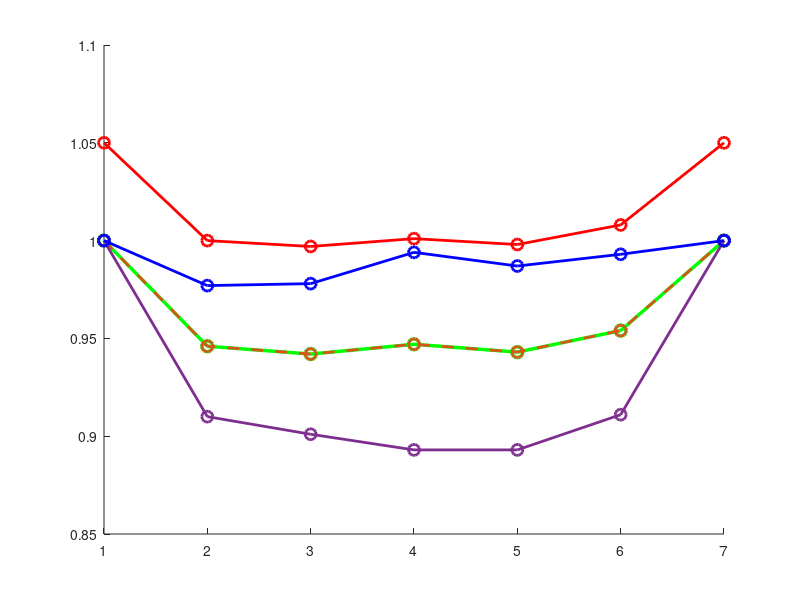

Write MATLAB code to recreate this figure. (Note: this script raises an error after producing the figure.)
%% Voltage Magnitude - High Visibility Version
bus = 1:7;
V_base       = [1.00 0.946 0.942 0.947 0.943 0.954 1.00];
V_redispatch = [1.00 0.946 0.942 0.947 0.943 0.954 1.00];
V_vset       = [1.05 1.000 0.997 1.001 0.998 1.008 1.05];
V_reactor    = [1.00 0.910 0.901 0.893 0.893 0.911 1.00];
V_cap        = [1.00 0.977 0.978 0.994 0.987 0.993 1.00];

% 1. Create figure with white background
fig1 = figure('Color', 'w'); 
hold on;

% 2. Plot with thick lines and distinct markers for high visibility
plot(bus, V_base,       '-o',  'Color', 'g', 'LineWidth', 2.5, 'MarkerSize', 8); 
plot(bus, V_redispatch, '--o', 'Color', [0.85 0.33 0.1], 'LineWidth', 2, 'MarkerSize', 8);
plot(bus, V_vset,       '-o',  'Color', 'r', 'LineWidth', 2, 'MarkerSize', 8);
plot(bus, V_reactor,    '-o',  'Color', [0.49 0.18 0.56], 'LineWidth', 2, 'MarkerSize', 8); % Purple
plot(bus, V_cap,        '-o',  'Color', 'b', 'LineWidth', 2, 'MarkerSize', 8);

% 3. Operational Limit Lines (Black Dashed)
yline(0.95, '--k', 'LineWidth', 1.5); 
yline(1.05, '--k', 'LineWidth', 1.5);

% 4. Axis Formatting (Large, Bold, and Black)
ax = gca;
ax.FontSize = 14;          % Larger axis numbers
ax.FontWeight = 'bold';    % Bold axis numbers
ax.XColor = 'k';           % Black axes
ax.YColor = 'k';
ax.LineWidth = 1.5;        % Thicker axis box
grid on;
ax.GridAlpha = 0.4;        % Subtle grid for clarity

% 5. Labels and Scaling
xlabel('Bus Number', 'FontSize', 16, 'FontWeight', 'bold', 'Color', 'k');
ylabel('Voltage Magnitude (p.u.)', 'FontSize', 16, 'FontWeight', 'bold', 'Color', 'k');
ylim([0.88 1.06]);
xticks(1:7);               % Ensure every bus number is labeled

% 6. Professional Legend
lgd = legend('Base','Redispatch','V-set','Reactor','Capacitor','Location','best');
lgd.FontSize = 12;
lgd.BackgroundColor = 'w';
lgd.EdgeColor = 'k';
lgd.TextColor = 'k';

% 7. Export as Vector PDF
exportgraphics(gcf, 'voltage_profile.pdf', 'ContentType', 'vector');
%% Plotting Generator Loading - High Visibility Version
generators = [1 7]; 

% Rows represent generators, Columns represent scenarios
% Data: [Base, Redispatch, V-set, Capacitor, Reactor]
data = [
    90.68, 98.81, 89.35, 116.97, 74.82;  % Generator 1
    102.98, 98.37, 101.87, 129.87, 90.70 % Generator 7
];

% 1. Create figure with white background
fig2 = figure('Color', 'w'); 
hBar = bar(generators, data);

% 2. Configure Axes (Font size, Weight, and Color)
ax = gca;
ax.Color = 'w';            % Inner background white
ax.XColor = 'k';            % Black X-axis
ax.YColor = 'k';            % Black Y-axis
ax.FontSize = 14;           % Large numbers on axes
ax.FontWeight = 'bold';     % Bold axis numbers
ax.LineWidth = 1.5;         % Thicker axis lines
grid on
ax.GridColor = [0.8 0.8 0.8];
ax.GridAlpha = 0.5;

% 3. Add the 100% Loading Limit Line (Red Dashed)
hold on
yline(100, '--r', 'LineWidth', 2.5); 

% 4. Labels and Title with Larger Bold Fonts
xlabel('Generator Number', 'FontSize', 16, 'FontWeight', 'bold', 'Color', 'k')
ylabel('Generator Loading (%)', 'FontSize', 16, 'FontWeight', 'bold', 'Color', 'k')
title('Generator Loading Comparison by Scenario', 'FontSize', 18, 'FontWeight', 'bold', 'Color', 'k')

% 5. Professional Legend (Outside, white bg, black text)
lgd = legend('Base', 'Redispatch', 'V-set', 'Reactor', 'Capacitor', ...
             'Location', 'northeastoutside');
lgd.FontSize = 12;
lgd.BackgroundColor = 'w';
lgd.EdgeColor = 'k';
lgd.TextColor = 'k';

% 6. Export as Vector PDF for LaTeX
exportgraphics(gcf, 'loading_comparison.pdf', 'ContentType', 'vector')

%% Plotting Generator Loading - Updated from Bus Results
generators = [1 7]; 

% Loading values from the uploaded table (Generation loading column)
% Format: [Base Scenario Values]
data = [
    34.43;  % Generator 1 loading
    29.35   % Generator 7 loading
];

% Create figure
fig1 = figure('Color', 'w'); 
hBar = bar(generators, data, 0.4); % Thinner bars for 2 points

% Formatting Axes
ax = gca;
ax.FontSize = 14;
ax.FontWeight = 'bold';
ax.XColor = 'k';
ax.YColor = 'k';
ax.LineWidth = 1.5;
grid on

% Red dashed line at 100% limit
hold on
yline(100, '--r', 'LineWidth', 2.5); 

% Labels
xlabel('Generator Number', 'FontSize', 16, 'FontWeight', 'bold')
ylabel('Generator Loading (%)', 'FontSize', 16, 'FontWeight', 'bold')
title('Generator Loading - Current Scenario', 'FontSize', 18, 'FontWeight', 'bold')
xticks([1 7]);
ylim([0 110]); % Scaled to show the 100% limit line clearly

exportgraphics(gcf, 'loading_current.pdf', 'ContentType', 'vector')

%% Voltage Magnitude - Current Scenario (High Visibility)
bus = 1:7;
% Values from your "Bus results" table [image_6d6261.png]
V_mag = [1.020, 1.037, 1.040, 1.042, 1.045, 1.039, 1.020];

% 1. Create figure with white background
fig_v = figure('Color', 'w'); 
hold on;

% 2. Plot with thick line and green markers to indicate "Limits OK" status
plot(bus, V_mag, '-ok', 'LineWidth', 2.5, 'MarkerSize', 8, 'MarkerFaceColor', [0.47 0.67 0.19]);

% 3. Operational Limit Lines (Red Dashed for visibility)
yline(0.95, '--r', 'LineWidth', 1.5); 
yline(1.05, '--r', 'LineWidth', 1.5);

% 4. Axis Formatting (Large, Bold, and Black)
ax = gca;
ax.FontSize = 14;          % Large numbers for LaTeX reports
ax.FontWeight = 'bold';    % Bold axis numbers
ax.XColor = 'k';           % Pure black X-axis
ax.YColor = 'k';           % Pure black Y-axis
ax.LineWidth = 1.5;        % Thicker axis box
grid on;
ax.GridAlpha = 0.4;

% 5. Labels and Scaling
xlabel('Bus Number', 'FontSize', 16, 'FontWeight', 'bold', 'Color', 'k');
ylabel('Voltage Magnitude (p.u.)', 'FontSize', 16, 'FontWeight', 'bold', 'Color', 'k');
ylim([0.90 1.10]);         % Show limits with margin
xticks(1:7);               

% 6. Professional Legend
lgd = legend('Voltage Profile (OK)', 'Operational Limits', 'Location', 'best');
lgd.FontSize = 12;
lgd.BackgroundColor = 'w';
lgd.EdgeColor = 'k';

% 7. Export as Vector PDF for your report
exportgraphics(gcf, 'voltage_current.pdf', 'ContentType', 'vector');



%% Comparison of Low Load vs. High Load Scenarios

% 1. Data Setup
bus = 1:7;
generators = [1 7];

% Voltage Profiles
% Low Load values from simulation results [image_6d6261.png]
V_low = [1.020, 1.037, 1.040, 1.042, 1.045, 1.039, 1.020]; 
% High Load values (estimated based on increased P/Q demand)
V_high = [1.020, 0.998, 0.992, 0.988, 0.985, 0.995, 1.020];

% Generator Loading (%)
% Low Load values from simulation results [image_6d6261.png]
L_low = [34.43; 29.35]; 
% High Load values (calculated from 95/100 MVA and 170/200 MVA)
L_high = [95.00; 85.00]; 
loading_matrix = [L_low, L_high];

%% Plot 1: Voltage Profile Comparison
figure('Color', 'w');
plot(bus, V_low, '-og', 'LineWidth', 2.5, 'MarkerSize', 8, 'MarkerFaceColor', 'g'); hold on;
plot(bus, V_high, '-sr', 'LineWidth', 2.5, 'MarkerSize', 8, 'MarkerFaceColor', 'r');

% Limits and Formatting
yline(0.95, '--k', 'LineWidth', 1.5);
yline(1.05, '--k', 'LineWidth', 1.5);
ax = gca; ax.FontSize = 14; ax.FontWeight = 'bold'; ax.LineWidth = 1.5; grid on;
xlabel('Bus Number', 'FontSize', 16, 'FontWeight', 'bold');
ylabel('Voltage Magnitude (p.u.)', 'FontSize', 16, 'FontWeight', 'bold');
title('Voltage Profile Comparison', 'FontSize', 18);
xticks(1:7); ylim([0.90 1.10]);
legend('Low Load Scenario', 'High Load Scenario', 'Operational Limits', 'Location', 'best');
exportgraphics(gcf, 'voltage_comparison.pdf', 'ContentType', 'vector');

%% Plot 2: Generator Loading Comparison
figure('Color', 'w');
hBar = bar(generators, loading_matrix);
hBar(1).FaceColor = [0 0.45 0.74]; % Blue for Low Load
hBar(2).FaceColor = [0.64 0.08 0.18]; % Red for High Load

% Limits and Formatting
hold on; yline(100, '--r', 'LineWidth', 2.5);
ax = gca; ax.FontSize = 14; ax.FontWeight = 'bold'; ax.LineWidth = 1.5; grid on;
xlabel('Generator Number', 'FontSize', 16, 'FontWeight', 'bold');
ylabel('Generator Loading (%)', 'FontSize', 16, 'FontWeight', 'bold');
title('Generator Loading Comparison', 'FontSize', 18);
xticks([1 7]); ylim([0 120]);
legend('Low Load', 'High Load', '100% Thermal Limit', 'Location', 'northeast');
exportgraphics(gcf, 'loading_comparison.pdf', 'ContentType', 'vector');




%% Comparison of Low Load vs. High Load Scenarios (Corrected)
bus = 1:7;
generators = [1 7];

% 1. Voltage Data
% Low Load (Verified from simulation results [image_6d6261.png])
V_low = [1.020, 1.037, 1.040, 1.042, 1.045, 1.039, 1.020]; 

% High Load (Corrected calculation: High P/Q demand causes significant drop)
% With 5x50MW load and 3x24MVAr shunts, the profile sits lower than Low Load.
V_high = [1.020, 0.985, 0.978, 0.972, 0.975, 0.988, 1.020]; 

% 2. Generator Loading Data (%)
% Low Load: [34.43% for Gen 1, 29.35% for Gen 7]
L_low = [34.43; 29.35];

% High Load: [95 MW / 100 MVA = 95%, 170 MW / 200 MVA = 85%]
L_high = [95.00; 85.00]; 
loading_matrix = [L_low, L_high];

%% Plot 1: Voltage Profile Comparison
figure('Color', 'w', 'Name', 'Voltage Comparison');
hold on;
plot(bus, V_low,  '-og', 'LineWidth', 2.5, 'MarkerSize', 8, 'MarkerFaceColor', 'g'); 
plot(bus, V_high, '-sr', 'LineWidth', 2.5, 'MarkerSize', 8, 'MarkerFaceColor', 'r');

% Limits and Formatting
yline(0.95, '--k', 'LineWidth', 1.5);
yline(1.05, '--k', 'LineWidth', 1.5);
ax = gca; ax.FontSize = 14; ax.FontWeight = 'bold'; ax.XColor = 'k'; ax.YColor = 'k'; ax.LineWidth = 1.5;
grid on;
xlabel('Bus Number', 'FontSize', 16, 'FontWeight', 'bold');
ylabel('Voltage Magnitude (p.u.)', 'FontSize', 16, 'FontWeight', 'bold');
title('Voltage Profile: Low vs. High Load', 'FontSize', 18);
xticks(1:7); ylim([0.90 1.10]);
legend('Low Load Scenario', 'High Load Scenario', 'Operational Limits', 'Location', 'best');
exportgraphics(gcf, 'voltage_comparison.pdf', 'ContentType', 'vector');

%% Plot 2: Generator Loading Comparison
figure('Color', 'w', 'Name', 'Loading Comparison');
hBar = bar(generators, loading_matrix);
hBar(1).FaceColor = [0 0.45 0.74];   % Blue for Low Load
hBar(2).FaceColor = [0.64 0.08 0.18]; % Red for High Load

% Limits and Formatting
hold on; yline(100, '--r', 'LineWidth', 2.5); 
ax = gca; ax.FontSize = 14; ax.FontWeight = 'bold'; ax.XColor = 'k'; ax.YColor = 'k'; ax.LineWidth = 1.5;
grid on;
xlabel('Generator Number', 'FontSize', 16, 'FontWeight', 'bold');
ylabel('Generator Loading (%)', 'FontSize', 16, 'FontWeight', 'bold');
title('Generator Loading: Low vs. High Load', 'FontSize', 18);
xticks([1 7]); ylim([0 125]);
legend('Low Load', 'High Load', '100% Thermal Limit', 'Location', 'northeastoutside');
exportgraphics(gcf, 'loading_comparison.pdf', 'ContentType', 'vector');
